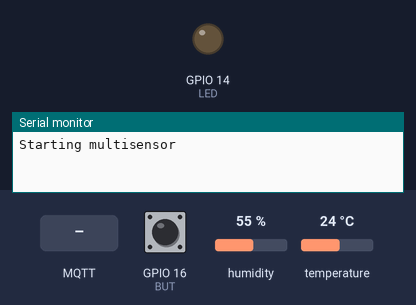
This sketch was run on a simulated ESP8266 (NodeMCU). Shown: output pins drawn as LEDs (lit = HIGH), the last lines printed to the serial monitor. Dashed ring = blinking. The inputs (shaded band) are chosen by the test bench; at power-on: GPIO 16 (BUT) LOW, humidity 55 %, temperature 24 °C. WiFi joins after 1.5 s; servers stay silent unless stated; storage starts empty; no MQTT or app messages arrive unless stated.

Above: at 0.1 s.
At 3.7 s:
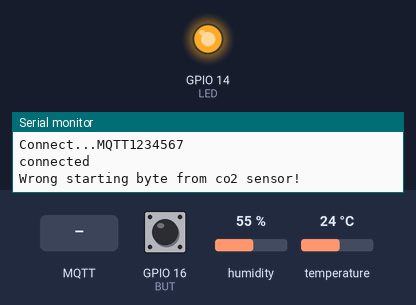
3.8 s: GPIO 16 (BUT) pulled HIGH for 0.15 s
At 4.07 s:
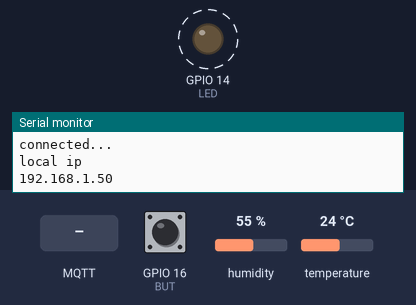
5.4 s: MQTT message "0" arrives on the first subscribed topic
14.0 s: MQTT message "0" arrives on the second subscribed topic
24.0 s: MQTT message "0" arrives on the third subscribed topic
Timing chart, 0 to 27.0 s (numbered marks = the images above; inputs shaded):
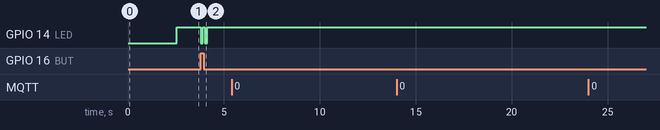

Measured:
- after the input at 3.8 s, GPIO 14 (LED): alternates HIGH for 0.10 s and LOW for 0.11 s, 4 changes in all, then stays HIGH, starting at once

The sketch:

esp_multisensor.ino
```cpp
#include <FS.h>                   //this needs to be first, or it all crashes and burns...
#include <ESP8266WiFi.h>          //https://github.com/esp8266/Arduino
#include <DNSServer.h>
#include <ESP8266WebServer.h>
#include <WiFiManager.h>          //https://github.com/tzapu/WiFiManager
#include <Wire.h>
#include <PubSubClient.h>
#include <Adafruit_Sensor.h>
#include <ArduinoJson.h>          //https://github.com/bblanchon/ArduinoJson
#include <SoftwareSerial.h>
#include <Adafruit_HTU21DF.h>

#define RX2 13
#define TX2 15
#define LED 14
#define BUT 16
#define MOT 0

Adafruit_HTU21DF htu = Adafruit_HTU21DF(); // I2C

SoftwareSerial gasSerial(RX2, TX2); // RX, TX

// Define default values here, if there are different values in config.json, they are overwritten.

char mqtt_server[40];
char mqtt_port[6] = "1883";
char mqtt_user[20];
char mqtt_pw[20];
char temp_offset[6] = "0.0";
char looptime[6] = "10";
char cooldown[10] = "5000";


char buf[25];
int counter = 0;
float remTime;
float prevMot = millis();
bool motionReported = false;
bool readyToSense = true;

// Flag for saving data
bool shouldSaveConfig = false;

WiFiClient espClient;
PubSubClient client(espClient);

// Callback notifying us of the need to save config
void saveConfigCallback() {
	Serial.println(F("Should save config"));
	shouldSaveConfig = true;
}


void setup() {
	// put your setup code here, to run once:
	Serial.begin(115200);
	gasSerial.begin(9600);

	Serial.println(F("Starting multisensor"));

	pinMode(BUT,  INPUT);
	pinMode(LED, OUTPUT);
	pinMode(MOT,  INPUT);

	// Initialize to empty
	mqtt_server[0] = 0;
	mqtt_user[0]   = 0;
	mqtt_pw[0]	   = 0;

	// Connect to sensors
	/*while (!gasSerial.available()) {
		Serial.println(F("Could not find a valid Mh-Z19 sensor, check wiring!"));
		digitalWrite(LED, HIGH);
		delay(500);
		digitalWrite(LED, LOW);
		delay(500);
	}*/
	while (!htu.begin()) {
		Serial.println(F("Could not find a valid HTU21 sensor, check wiring!"));
		digitalWrite(LED, HIGH);
		delay(1000);
		digitalWrite(LED, LOW);
		delay(1000);
	}

	delay(1000);

	setupFS();
	setupWifiParams(!SPIFFS.exists(F("/config.json")));

	digitalWrite(LED, HIGH);
}

void setupFS() {
	// Clean FS, for testing
    //SPIFFS.format();

	// Read configuration from FS json
	Serial.println(F("mounting FS..."));

	if (SPIFFS.begin()) {
		Serial.println(F("mounted file system"));
		if (SPIFFS.exists(F("/config.json"))) {
			// File exists, reading and loading
			Serial.println("reading config file");
			File configFile = SPIFFS.open("/config.json", "r");
			if (configFile) {
				Serial.println(F("opened config file"));
				size_t size = configFile.size();
				// Allocate a buffer to store contents of the file.
				std::unique_ptr<char[]> buf(new char[size]);

				configFile.readBytes(buf.get(), size);
				DynamicJsonBuffer jsonBuffer;
				JsonObject& json = jsonBuffer.parseObject(buf.get());
				json.printTo(Serial);

				if (json.success()) {
					Serial.println(F("\nparsed json"));

					strcpy(mqtt_server, json[F("mqtt_server")]);
					strcpy(mqtt_port,   json[F("mqtt_port")]);
					strcpy(mqtt_user,   json[F("mqtt_server")]);
					strcpy(mqtt_pw,     json[F("mqtt_port")]);
					strcpy(temp_offset, json[F("temp_offset")]);
					strcpy(looptime,    json[F("looptime")]);
					strcpy(cooldown,    json[F("cooldown")]);

					Serial.println(F("1"));

				}
				else {
					Serial.println(F("failed to load json config"));
				}
			}
		}
	}
	else {
		Serial.println(F("failed to mount FS"));
	}
	// End read

}

void setupWifiParams(boolean reset) {
	boolean ownAP = true;

	// The extra parameters to be configured (can be either global or just in the setup)
	// After connecting, parameter.getValue() will get you the configured value
	// id/name placeholder/prompt default length

	WiFiManagerParameter custom_mqtt_server("server",      "mqtt server",    mqtt_server, 40);
	WiFiManagerParameter custom_mqtt_port  ("port",        "mqtt port",      mqtt_port,    6);
	WiFiManagerParameter custom_mqtt_user  ("username",    "mqtt user",      mqtt_user,   20);
	WiFiManagerParameter custom_mqtt_pw    ("password",    "mqtt password",  mqtt_pw,     20);
	WiFiManagerParameter custom_temp_offset("calibration", "temp offset",    temp_offset,  6);
	WiFiManagerParameter custom_looptime   ("looptime",    "looptime",       looptime,     3);
	WiFiManagerParameter custom_cooldown ("cooldown",      "Cooldown",       cooldown,    10);
	//WiFiManager
	//Local intialization. Once its business is done, there is no need to keep it around
	WiFiManager wifiManager;

	//set config save notify callback
	wifiManager.setSaveConfigCallback(saveConfigCallback);

	//add all parameters here
	wifiManager.addParameter(&custom_mqtt_server);
	wifiManager.addParameter(&custom_mqtt_port);
	wifiManager.addParameter(&custom_mqtt_user);
	wifiManager.addParameter(&custom_mqtt_pw);
	wifiManager.addParameter(&custom_temp_offset);
	wifiManager.addParameter(&custom_looptime);
	wifiManager.addParameter(&custom_cooldown);

	//Checks if supposed to reset connection, if so starts portal. Otherwise autoconnect
	if (reset) {
		ownAP = wifiManager.startConfigPortal("LaeretSensor", "administrator");
	}
	else {
		ownAP = wifiManager.autoConnect("LaeretSensor", "administrator");
	}

	if (!ownAP) {
		Serial.println(F("failed to connect and hit timeout"));
		delay(3000);
		// Reset and try again, or maybe put it to deep sleep
		ESP.reset();
		delay(5000);
	}

	// If you get here you have connected to the WiFi
	Serial.println(F("connected..."));

	// Read updated parameters
	strcpy(mqtt_server, custom_mqtt_server.getValue());
	strcpy(mqtt_port, custom_mqtt_port.getValue());
	strcpy(mqtt_user, custom_mqtt_user.getValue());
	strcpy(mqtt_pw, custom_mqtt_pw.getValue());
	strcpy(temp_offset, custom_temp_offset.getValue());
	strcpy(looptime, custom_looptime.getValue());
	strcpy(cooldown, custom_cooldown.getValue());

	//save the custom parameters to FS
	if (shouldSaveConfig) {

		Serial.println(F("saving config"));
		DynamicJsonBuffer jsonBuffer;
		JsonObject& json = jsonBuffer.createObject();

		json[F("mqtt_server")] = mqtt_server;
		json[F("mqtt_port")]   = mqtt_port;
		json[F("mqtt_user")]   = mqtt_user;
		json[F("mqtt_pw")]	   = mqtt_pw;
		json[F("temp_offset")] = temp_offset;
		json[F("looptime")]    = looptime;
		json[F("cooldown")]    = cooldown;

		File configFile = SPIFFS.open("/config.json", "w");
		if (!configFile) {
			Serial.println(F("failed to open config file for writing"));
		}

		json.printTo(Serial);
		json.printTo(configFile);
		configFile.close();
		// End save
	}

	Serial.println(F("local ip"));
	Serial.println(WiFi.localIP());


	client.setServer(mqtt_server, atoi(mqtt_port));
	client.setCallback(callback);
}

void callback(char* topic, byte* payload, unsigned int length) {
	Serial.print(F("Message arrived ["));
	Serial.print(topic);
	Serial.print(F("] "));
	for (int i = 0; i < length; i++) {
		Serial.print((char)payload[i]);
	}
	Serial.println();
}


void reconnect() {
	boolean conn_b = false;

	// Loop until we're reconnected
	while (!client.connected()) {
		Serial.print(F("Connect..."));

		// Attempt to connect
		sprintf(buf, "MQTT%i", ESP.getChipId());
		Serial.println(buf);

		// Connect to MQTT broker
		if ((mqtt_user[0] == 0) || (mqtt_pw[0] = 0)) {
			conn_b = client.connect(buf);
		}
		else {
			conn_b = client.connect(buf, mqtt_user, mqtt_pw);
		}

		if (conn_b == true) {
			Serial.println(F("connected"));

			// Once connected, publish an announcement...
			memset(buf, 0, sizeof(buf));
			sprintf(buf, "Temp%i", ESP.getChipId());
			client.subscribe(buf);

			memset(buf, 0, sizeof(buf));
			sprintf(buf, "Humid%i", ESP.getChipId());
			client.subscribe(buf);

			memset(buf, 0, sizeof(buf));
			sprintf(buf, "CO2%i", ESP.getChipId());
			client.subscribe(buf);

			memset(buf, 0, sizeof(buf));
			sprintf(buf, "Mot%i", ESP.getChipId());
			client.subscribe(buf);
		}
		else {
			buttonListener();
			Serial.print(F("Failed, rc="));
			Serial.print(client.state());
			Serial.println(F(" trying again in 1 seconds"));
		}
	}
}

int readCO2()
{

	byte cmd[9] = { 0xFF, 0x01, 0x86, 0x00, 0x00, 0x00, 0x00, 0x00, 0x79 };
	// command to ask for data
	char response[9]; // for answer

	gasSerial.write(cmd, 9); //request PPM CO2
	gasSerial.readBytes(response, 9);
	if (response[0] != 0xFF)
	{
		Serial.println("Wrong starting byte from co2 sensor!");
		return -1;
	}

	if (response[1] != 0x86)
	{
		Serial.println("Wrong command from co2 sensor!");
		return -1;
	}

	int responseHigh = (int)response[2];
	int responseLow = (int)response[3];
	int ppm = (256 * responseHigh) + responseLow;
	return ppm;
}

void buttonListener() {
	int val = digitalRead(BUT);
	//Serial.println(val);
	if (val) {
		counter++;
		if (counter == 2) {
			counter = 0;
			Serial.println(F("Resetting"));
			digitalWrite(LED, LOW);
			delay(100);
			digitalWrite(LED, HIGH);
			delay(100);
			digitalWrite(LED, LOW);
			setupFS();
			setupWifiParams(true);
			delay(100);
			digitalWrite(LED, HIGH);
		}
	}
	else {
		counter = 0;
	}
}

void loop() {
	float motTimeOut = atof(cooldown);
	float startTime = millis();

	// Detect disconnected unit
	if (!client.connected()) {
		reconnect();
	}

	buttonListener();

	// Detect motion event
	int motRead = digitalRead(MOT);

	if (motionReported) {
		if (millis() > (prevMot + motTimeOut)) {
			client.loop();
			Serial.println(F("Motion cooled off"));
			memset(buf, 0, sizeof(buf));
			sprintf(buf, "Mot%i", ESP.getChipId());
			Serial.println(buf);
			if (client.publish(buf, "OFF", true)) {
				readyToSense = true;
				motionReported = false;
			}
		}
	}

	if (motRead && readyToSense) {
		if (millis() > (prevMot + motTimeOut)) {
			client.loop();
			Serial.println(F("Detected motion"));
			memset(buf, 0, sizeof(buf));
			sprintf(buf, "Mot%i", ESP.getChipId());
			Serial.println(buf);
			if (client.publish(buf, "ON", true)) {
				prevMot = millis();
				motionReported = true;
				readyToSense = false;
			}
		}
	}

	if (remTime < millis()) {
		remTime = atof(looptime)*1000.0 + startTime;
		client.loop();

		memset(buf, 0, sizeof(buf));
		sprintf(buf, "Temp%i", ESP.getChipId());
		client.publish(buf, String((htu.readTemperature() + atof(temp_offset))).c_str());

		memset(buf, 0, sizeof(buf));
		sprintf(buf, "Humid%i", ESP.getChipId());
		client.publish(buf, String(htu.readHumidity()).c_str());

		memset(buf, 0, sizeof(buf));
		sprintf(buf, "CO2%i", ESP.getChipId());
		client.publish(buf, String(readCO2()).c_str());
	}


}
```
